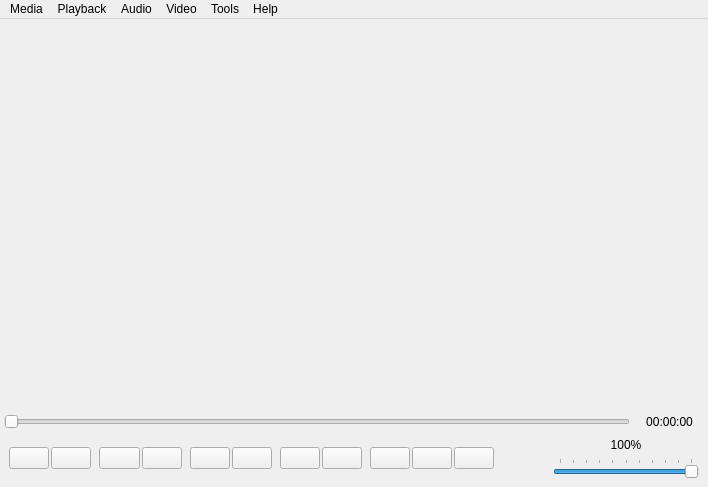
<?xml version="1.0" encoding="UTF-8"?>
<ui version="4.0">
 <class>Window</class>
 <widget class="QMainWindow" name="Window">
  <property name="geometry">
   <rect>
    <x>0</x>
    <y>0</y>
    <width>708</width>
    <height>487</height>
   </rect>
  </property>
  <property name="minimumSize">
   <size>
    <width>400</width>
    <height>250</height>
   </size>
  </property>
  <property name="acceptDrops">
   <bool>true</bool>
  </property>
  <property name="windowTitle">
   <string>QMoviePlayer</string>
  </property>
  <property name="windowIcon">
   <iconset resource="../resources.qrc">
    <normaloff>:/assets/icon.ico</normaloff>:/assets/icon.ico</iconset>
  </property>
  <widget class="QWidget" name="centralwidget">
   <property name="acceptDrops">
    <bool>true</bool>
   </property>
   <layout class="QVBoxLayout" name="verticalLayout_2" stretch="9,0,0">
    <property name="spacing">
     <number>0</number>
    </property>
    <property name="leftMargin">
     <number>0</number>
    </property>
    <property name="topMargin">
     <number>0</number>
    </property>
    <property name="rightMargin">
     <number>0</number>
    </property>
    <property name="bottomMargin">
     <number>0</number>
    </property>
    <item>
     <widget class="VideoWidget" name="videoWidget" native="true"/>
    </item>
    <item>
     <widget class="QWidget" name="widget_4" native="true">
      <property name="autoFillBackground">
       <bool>true</bool>
      </property>
      <property name="styleSheet">
       <string notr="true"/>
      </property>
      <layout class="QHBoxLayout" name="horizontalLayout_4">
       <property name="leftMargin">
        <number>4</number>
       </property>
       <property name="topMargin">
        <number>0</number>
       </property>
       <property name="rightMargin">
        <number>4</number>
       </property>
       <property name="bottomMargin">
        <number>0</number>
       </property>
       <item>
        <widget class="QWidget" name="widget_5" native="true">
         <layout class="QHBoxLayout" name="horizontalLayout_3" stretch="9,1">
          <property name="spacing">
           <number>5</number>
          </property>
          <property name="leftMargin">
           <number>0</number>
          </property>
          <property name="topMargin">
           <number>0</number>
          </property>
          <property name="rightMargin">
           <number>0</number>
          </property>
          <property name="bottomMargin">
           <number>0</number>
          </property>
          <item>
           <widget class="QSlider" name="durationSlider">
            <property name="orientation">
             <enum>Qt::Horizontal</enum>
            </property>
            <property name="tickPosition">
             <enum>QSlider::NoTicks</enum>
            </property>
            <property name="tickInterval">
             <number>50</number>
            </property>
           </widget>
          </item>
          <item>
           <widget class="QLabel" name="durationLabel">
            <property name="text">
             <string>00:00:00</string>
            </property>
            <property name="alignment">
             <set>Qt::AlignCenter</set>
            </property>
           </widget>
          </item>
         </layout>
        </widget>
       </item>
      </layout>
     </widget>
    </item>
    <item>
     <widget class="QWidget" name="widget_3" native="true">
      <property name="autoFillBackground">
       <bool>true</bool>
      </property>
      <property name="styleSheet">
       <string notr="true"/>
      </property>
      <layout class="QHBoxLayout" name="horizontalLayout_2" stretch="3,1">
       <property name="spacing">
        <number>50</number>
       </property>
       <property name="leftMargin">
        <number>0</number>
       </property>
       <property name="topMargin">
        <number>0</number>
       </property>
       <property name="rightMargin">
        <number>0</number>
       </property>
       <property name="bottomMargin">
        <number>0</number>
       </property>
       <item>
        <widget class="QWidget" name="widget_11" native="true">
         <layout class="QHBoxLayout" name="horizontalLayout_10">
          <property name="spacing">
           <number>8</number>
          </property>
          <property name="topMargin">
           <number>0</number>
          </property>
          <property name="rightMargin">
           <number>0</number>
          </property>
          <property name="bottomMargin">
           <number>0</number>
          </property>
          <item>
           <widget class="QWidget" name="widget_6" native="true">
            <layout class="QHBoxLayout" name="horizontalLayout_5">
             <property name="spacing">
              <number>2</number>
             </property>
             <property name="leftMargin">
              <number>0</number>
             </property>
             <property name="topMargin">
              <number>0</number>
             </property>
             <property name="rightMargin">
              <number>0</number>
             </property>
             <property name="bottomMargin">
              <number>0</number>
             </property>
             <item>
              <widget class="QPushButton" name="playPause">
               <property name="text">
                <string/>
               </property>
               <property name="icon">
                <iconset resource="../resources.qrc">
                 <normaloff>:/assets/play_pause.ico</normaloff>:/assets/play_pause.ico</iconset>
               </property>
               <property name="checkable">
                <bool>true</bool>
               </property>
              </widget>
             </item>
             <item>
              <widget class="QPushButton" name="stop">
               <property name="text">
                <string/>
               </property>
               <property name="icon">
                <iconset resource="../resources.qrc">
                 <normaloff>:/assets/stop.ico</normaloff>:/assets/stop.ico</iconset>
               </property>
               <property name="flat">
                <bool>false</bool>
               </property>
              </widget>
             </item>
            </layout>
           </widget>
          </item>
          <item>
           <widget class="QWidget" name="widget_7" native="true">
            <layout class="QHBoxLayout" name="horizontalLayout_6">
             <property name="spacing">
              <number>2</number>
             </property>
             <property name="leftMargin">
              <number>0</number>
             </property>
             <property name="topMargin">
              <number>0</number>
             </property>
             <property name="rightMargin">
              <number>0</number>
             </property>
             <property name="bottomMargin">
              <number>0</number>
             </property>
             <item>
              <widget class="QPushButton" name="previous">
               <property name="text">
                <string/>
               </property>
               <property name="icon">
                <iconset resource="../resources.qrc">
                 <normaloff>:/assets/previous.ico</normaloff>:/assets/previous.ico</iconset>
               </property>
              </widget>
             </item>
             <item>
              <widget class="QPushButton" name="next">
               <property name="text">
                <string/>
               </property>
               <property name="icon">
                <iconset resource="../resources.qrc">
                 <normaloff>:/assets/next.ico</normaloff>:/assets/next.ico</iconset>
               </property>
              </widget>
             </item>
            </layout>
           </widget>
          </item>
          <item>
           <widget class="QWidget" name="widget_8" native="true">
            <layout class="QHBoxLayout" name="horizontalLayout_7">
             <property name="spacing">
              <number>2</number>
             </property>
             <property name="leftMargin">
              <number>0</number>
             </property>
             <property name="topMargin">
              <number>0</number>
             </property>
             <property name="rightMargin">
              <number>0</number>
             </property>
             <property name="bottomMargin">
              <number>0</number>
             </property>
             <item>
              <widget class="QPushButton" name="rewind">
               <property name="text">
                <string/>
               </property>
               <property name="icon">
                <iconset resource="../resources.qrc">
                 <normaloff>:/assets/rewind.ico</normaloff>:/assets/rewind.ico</iconset>
               </property>
              </widget>
             </item>
             <item>
              <widget class="QPushButton" name="fastForward">
               <property name="text">
                <string/>
               </property>
               <property name="icon">
                <iconset resource="../resources.qrc">
                 <normaloff>:/assets/fast_forward.ico</normaloff>:/assets/fast_forward.ico</iconset>
               </property>
              </widget>
             </item>
            </layout>
           </widget>
          </item>
          <item>
           <widget class="QWidget" name="widget_9" native="true">
            <layout class="QHBoxLayout" name="horizontalLayout_8">
             <property name="spacing">
              <number>2</number>
             </property>
             <property name="leftMargin">
              <number>0</number>
             </property>
             <property name="topMargin">
              <number>0</number>
             </property>
             <property name="rightMargin">
              <number>0</number>
             </property>
             <property name="bottomMargin">
              <number>0</number>
             </property>
             <item>
              <widget class="QPushButton" name="firstMedia">
               <property name="text">
                <string/>
               </property>
               <property name="icon">
                <iconset resource="../resources.qrc">
                 <normaloff>:/assets/first.ico</normaloff>:/assets/first.ico</iconset>
               </property>
              </widget>
             </item>
             <item>
              <widget class="QPushButton" name="lastMedia">
               <property name="text">
                <string/>
               </property>
               <property name="icon">
                <iconset resource="../resources.qrc">
                 <normaloff>:/assets/last.ico</normaloff>:/assets/last.ico</iconset>
               </property>
              </widget>
             </item>
            </layout>
           </widget>
          </item>
          <item>
           <widget class="QWidget" name="widget_10" native="true">
            <layout class="QHBoxLayout" name="horizontalLayout_9">
             <property name="spacing">
              <number>2</number>
             </property>
             <property name="leftMargin">
              <number>0</number>
             </property>
             <property name="topMargin">
              <number>0</number>
             </property>
             <property name="rightMargin">
              <number>0</number>
             </property>
             <property name="bottomMargin">
              <number>0</number>
             </property>
             <item>
              <widget class="QPushButton" name="randomMedia">
               <property name="text">
                <string/>
               </property>
               <property name="icon">
                <iconset resource="../resources.qrc">
                 <normaloff>:/assets/random.ico</normaloff>:/assets/random.ico</iconset>
               </property>
              </widget>
             </item>
             <item>
              <widget class="QPushButton" name="reload">
               <property name="text">
                <string/>
               </property>
               <property name="icon">
                <iconset resource="../resources.qrc">
                 <normaloff>:/assets/reload.ico</normaloff>:/assets/reload.ico</iconset>
               </property>
              </widget>
             </item>
             <item>
              <widget class="QPushButton" name="repeat">
               <property name="text">
                <string/>
               </property>
               <property name="icon">
                <iconset resource="../resources.qrc">
                 <normaloff>:/assets/repeat.ico</normaloff>:/assets/repeat.ico</iconset>
               </property>
              </widget>
             </item>
            </layout>
           </widget>
          </item>
         </layout>
        </widget>
       </item>
       <item>
        <widget class="QWidget" name="widget_2" native="true">
         <layout class="QVBoxLayout" name="verticalLayout">
          <item>
           <widget class="QLabel" name="volumeIndication">
            <property name="text">
             <string>100%</string>
            </property>
            <property name="alignment">
             <set>Qt::AlignCenter</set>
            </property>
           </widget>
          </item>
          <item>
           <widget class="QSlider" name="volumeSlider">
            <property name="maximum">
             <number>100</number>
            </property>
            <property name="value">
             <number>100</number>
            </property>
            <property name="orientation">
             <enum>Qt::Horizontal</enum>
            </property>
            <property name="tickPosition">
             <enum>QSlider::TicksAbove</enum>
            </property>
            <property name="tickInterval">
             <number>10</number>
            </property>
           </widget>
          </item>
         </layout>
        </widget>
       </item>
      </layout>
     </widget>
    </item>
   </layout>
  </widget>
  <widget class="QMenuBar" name="menubar">
   <property name="geometry">
    <rect>
     <x>0</x>
     <y>0</y>
     <width>708</width>
     <height>23</height>
    </rect>
   </property>
   <widget class="QMenu" name="media">
    <property name="title">
     <string>Media</string>
    </property>
    <widget class="QMenu" name="recentlyOpened">
     <property name="title">
      <string>Recently opened</string>
     </property>
     <property name="icon">
      <iconset resource="../resources.qrc">
       <normaloff>:/assets/recent.ico</normaloff>:/assets/recent.ico</iconset>
     </property>
    </widget>
    <addaction name="openFile"/>
    <addaction name="openFolder"/>
    <addaction name="separator"/>
    <addaction name="recentlyOpened"/>
    <addaction name="separator"/>
    <addaction name="quit"/>
   </widget>
   <widget class="QMenu" name="menuAudio">
    <property name="title">
     <string>Audio</string>
    </property>
    <addaction name="increaseSound"/>
    <addaction name="decreaseSound"/>
    <addaction name="mute"/>
   </widget>
   <widget class="QMenu" name="menuVideo">
    <property name="title">
     <string>Video</string>
    </property>
    <addaction name="fullscreen"/>
    <addaction name="screenshot"/>
   </widget>
   <widget class="QMenu" name="menuHelp">
    <property name="title">
     <string>Help</string>
    </property>
    <addaction name="about"/>
    <addaction name="aboutQt"/>
   </widget>
   <widget class="QMenu" name="playback">
    <property name="title">
     <string>Playback</string>
    </property>
    <addaction name="playAction"/>
    <addaction name="pauseAction"/>
    <addaction name="stopAction"/>
    <addaction name="separator"/>
    <addaction name="previousAction"/>
    <addaction name="nextAction"/>
   </widget>
   <widget class="QMenu" name="menuTools">
    <property name="title">
     <string>Tools</string>
    </property>
    <addaction name="settings"/>
    <addaction name="mediaInfos"/>
   </widget>
   <addaction name="media"/>
   <addaction name="playback"/>
   <addaction name="menuAudio"/>
   <addaction name="menuVideo"/>
   <addaction name="menuTools"/>
   <addaction name="menuHelp"/>
  </widget>
  <action name="openFile">
   <property name="icon">
    <iconset resource="../resources.qrc">
     <normaloff>:/assets/file.ico</normaloff>:/assets/file.ico</iconset>
   </property>
   <property name="text">
    <string>Open file</string>
   </property>
   <property name="shortcut">
    <string>Ctrl+O</string>
   </property>
  </action>
  <action name="openFolder">
   <property name="icon">
    <iconset resource="../resources.qrc">
     <normaloff>:/assets/folder.ico</normaloff>:/assets/folder.ico</iconset>
   </property>
   <property name="text">
    <string>Open folder</string>
   </property>
   <property name="shortcut">
    <string>Ctrl+F</string>
   </property>
  </action>
  <action name="quit">
   <property name="icon">
    <iconset resource="../resources.qrc">
     <normaloff>:/assets/close.ico</normaloff>:/assets/close.ico</iconset>
   </property>
   <property name="text">
    <string>Quit</string>
   </property>
   <property name="shortcut">
    <string>Ctrl+Q</string>
   </property>
  </action>
  <action name="increaseSound">
   <property name="icon">
    <iconset resource="../resources.qrc">
     <normaloff>:/assets/volume_up.ico</normaloff>:/assets/volume_up.ico</iconset>
   </property>
   <property name="text">
    <string>Increase sound</string>
   </property>
   <property name="shortcut">
    <string>Ctrl+Up</string>
   </property>
  </action>
  <action name="decreaseSound">
   <property name="icon">
    <iconset resource="../resources.qrc">
     <normaloff>:/assets/volume_down.ico</normaloff>:/assets/volume_down.ico</iconset>
   </property>
   <property name="text">
    <string>Decrease sound</string>
   </property>
   <property name="shortcut">
    <string>Ctrl+Down</string>
   </property>
  </action>
  <action name="mute">
   <property name="checkable">
    <bool>true</bool>
   </property>
   <property name="icon">
    <iconset resource="../resources.qrc">
     <normaloff>:/assets/volume_off.ico</normaloff>:/assets/volume_off.ico</iconset>
   </property>
   <property name="text">
    <string>Mute</string>
   </property>
   <property name="shortcut">
    <string>M</string>
   </property>
  </action>
  <action name="fullscreen">
   <property name="checkable">
    <bool>true</bool>
   </property>
   <property name="icon">
    <iconset resource="../resources.qrc">
     <normaloff>:/assets/fullscreen.ico</normaloff>:/assets/fullscreen.ico</iconset>
   </property>
   <property name="text">
    <string>Fullscreen</string>
   </property>
   <property name="shortcut">
    <string>F11</string>
   </property>
  </action>
  <action name="exitFullscreen">
   <property name="icon">
    <iconset resource="../resources.qrc">
     <normaloff>:/assets/fullscreen_exit.ico</normaloff>:/assets/fullscreen_exit.ico</iconset>
   </property>
   <property name="text">
    <string>Exit fullscreen</string>
   </property>
  </action>
  <action name="about">
   <property name="icon">
    <iconset resource="../resources.qrc">
     <normaloff>:/assets/about.ico</normaloff>:/assets/about.ico</iconset>
   </property>
   <property name="text">
    <string>About QMoviePlayer</string>
   </property>
  </action>
  <action name="screenshot">
   <property name="icon">
    <iconset resource="../resources.qrc">
     <normaloff>:/assets/camera.ico</normaloff>:/assets/camera.ico</iconset>
   </property>
   <property name="text">
    <string>Screenshot</string>
   </property>
  </action>
  <action name="playAction">
   <property name="icon">
    <iconset resource="../resources.qrc">
     <normaloff>:/assets/play.ico</normaloff>:/assets/play.ico</iconset>
   </property>
   <property name="text">
    <string>Play</string>
   </property>
  </action>
  <action name="pauseAction">
   <property name="icon">
    <iconset resource="../resources.qrc">
     <normaloff>:/assets/pause.ico</normaloff>:/assets/pause.ico</iconset>
   </property>
   <property name="text">
    <string>Pause</string>
   </property>
  </action>
  <action name="stopAction">
   <property name="icon">
    <iconset resource="../resources.qrc">
     <normaloff>:/assets/stop.ico</normaloff>:/assets/stop.ico</iconset>
   </property>
   <property name="text">
    <string>Stop</string>
   </property>
   <property name="shortcut">
    <string>S</string>
   </property>
  </action>
  <action name="previousAction">
   <property name="icon">
    <iconset resource="../resources.qrc">
     <normaloff>:/assets/previous.ico</normaloff>:/assets/previous.ico</iconset>
   </property>
   <property name="text">
    <string>Previous</string>
   </property>
   <property name="shortcut">
    <string>P</string>
   </property>
  </action>
  <action name="nextAction">
   <property name="icon">
    <iconset resource="../resources.qrc">
     <normaloff>:/assets/next.ico</normaloff>:/assets/next.ico</iconset>
   </property>
   <property name="text">
    <string>Next</string>
   </property>
   <property name="shortcut">
    <string>N</string>
   </property>
  </action>
  <action name="aboutQt">
   <property name="icon">
    <iconset resource="../resources.qrc">
     <normaloff>:/assets/qt.ico</normaloff>:/assets/qt.ico</iconset>
   </property>
   <property name="text">
    <string>About Qt</string>
   </property>
  </action>
  <action name="settings">
   <property name="icon">
    <iconset resource="../resources.qrc">
     <normaloff>:/assets/settings.ico</normaloff>:/assets/settings.ico</iconset>
   </property>
   <property name="text">
    <string>Settings</string>
   </property>
   <property name="shortcut">
    <string>Ctrl+P</string>
   </property>
  </action>
  <action name="mediaInfos">
   <property name="icon">
    <iconset resource="../resources.qrc">
     <normaloff>:/assets/info.ico</normaloff>:/assets/info.ico</iconset>
   </property>
   <property name="text">
    <string>Media Informations</string>
   </property>
   <property name="shortcut">
    <string>Ctrl+I</string>
   </property>
  </action>
  <action name="actionRecent_files">
   <property name="text">
    <string>Recent files</string>
   </property>
  </action>
  <action name="actionool">
   <property name="text">
    <string>ool</string>
   </property>
  </action>
 </widget>
 <customwidgets>
  <customwidget>
   <class>VideoWidget</class>
   <extends>QWidget</extends>
   <header>../../../src/videowidget.hpp</header>
   <container>1</container>
  </customwidget>
 </customwidgets>
 <resources>
  <include location="../resources.qrc"/>
 </resources>
 <connections/>
</ui>
